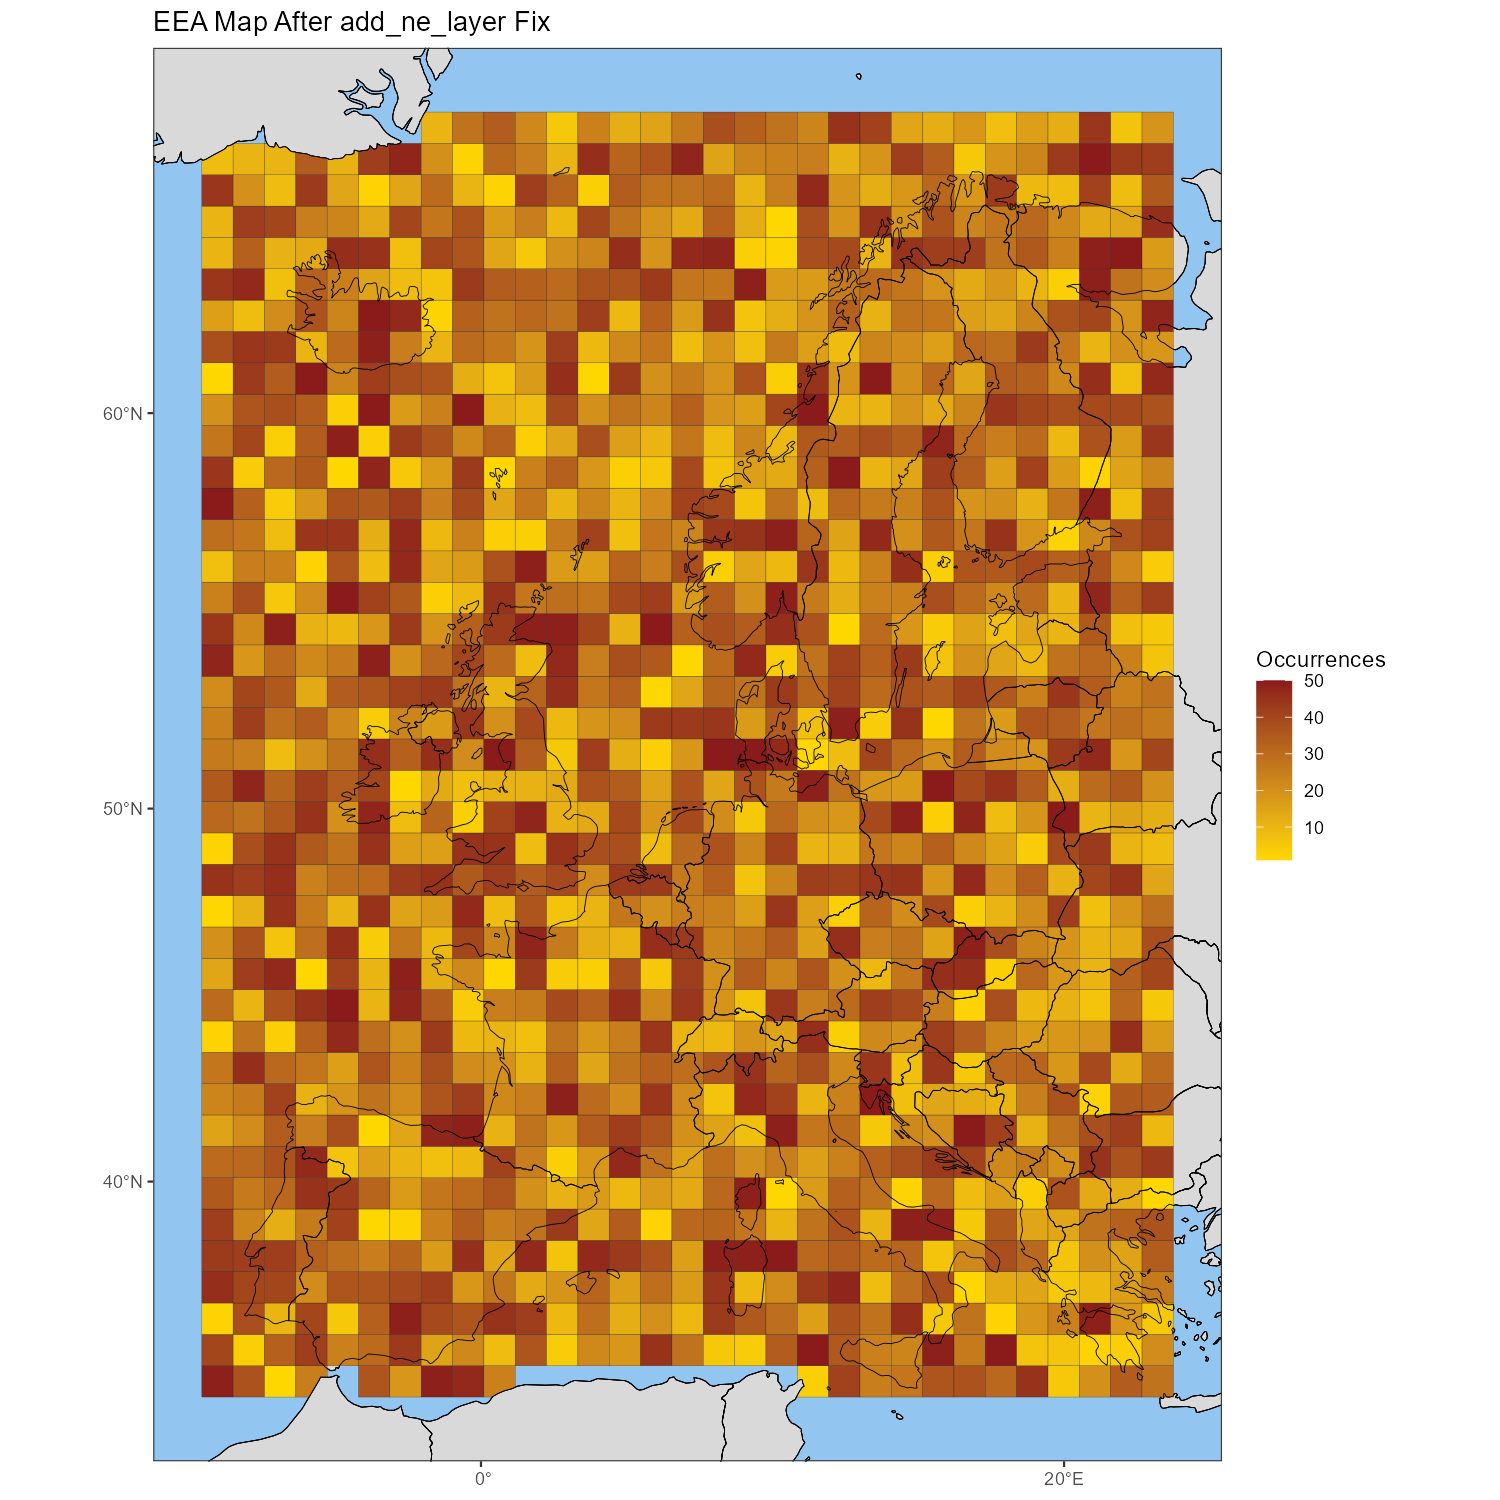

Recreate this plot in R.

library(sf)
library(dplyr)
library(ggplot2)
devtools::load_all(".")

set.seed(42)
grid_cells <- expand.grid(
  xcoord = seq(25, 55, by = 1),
  ycoord = seq(15, 55, by = 1)
) %>%
  mutate(
    cellCode = paste0("100kmE", xcoord, "N", ycoord),
    xcoord = xcoord * 100000,
    ycoord = ycoord * 100000,
    scientificName = "Species 1",
    obs = sample(1:50, n(), replace = TRUE),
    year = 2020,
    resolution = "100km"
  )

cube <- list(
  data = grid_cells,
  grid_type = "eea",
  first_year = 2020,
  last_year = 2020,
  num_species = 1,
  resolutions = "100km",
  coord_range = list(xmin=2500000, xmax=5500000, ymin=1500000, ymax=5500000)
)
class(cube) <- "processed_cube"

res <- compute_indicator_workflow(cube, type = "total_occ", dim_type = "map",
                                  level = "continent", region = "europe")

# Use the package's own plot method but with thick red borders
# to make visibility crystal clear
p <- plot(res,
          title = "EEA Map After add_ne_layer Fix")

ggsave("scratch/natural_reproduction.png", p, width = 10, height = 10, dpi = 150)
message("[SUCCESS] Map with fix saved to scratch/natural_reproduction.png")
